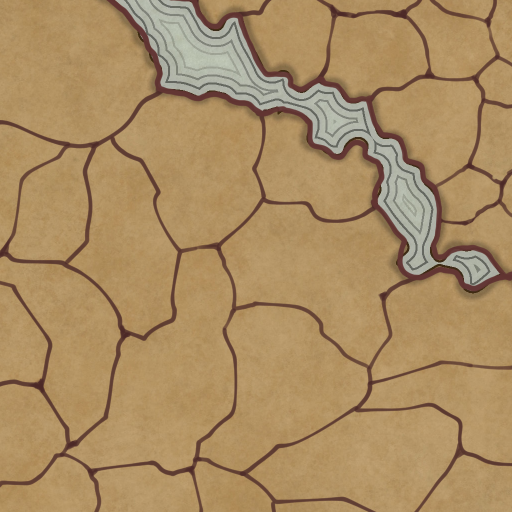
#> input picture outputs/map1024/input.png, 1024 x 1024 px, given in place of map.png, which was not available (shown at 1/2 size)
$ jupyter execute Thickening.ipynb   (shell and % lines are left out)
#> lines starting #> are read from the running program, lines starting #| are printed output that depends on the picture; after the words box and inside, x2 and y2 are one past the last pixel; in counts of white or black regions, pixels touching at a corner belong together; pictures that were not available may be replaced by others from this repository, and a replacement may not be noted
### scripts/shader_map_generation/image_processes.py
from skimage import feature, morphology
import numpy as np
import cv2
import os
import numpy as np
from skimage import morphology
from skimage.morphology import medial_axis
from skimage.util import invert
from skimage.io import imread
import json
import os
import random
from IPython.display import display
from PIL import Image


# [89 lines left out: functions convertToRGB, convertToGray, threshold, canny, imreadGrayNormalized, getContours and 3 more, not called in this run]


# Need a 0-1 array -> bool array
def skeletonize(grayNormalizedImg, sensitivity, display=False, shouldInvert=True):
    binary_image = grayNormalizedImg > sensitivity
    binary_image = invert(binary_image)
    skeleton, distance = medial_axis(binary_image, return_distance=True)
    if (shouldInvert):
        skeleton = invert(skeleton)
    if display:
        show(skeleton)
    return skeleton


def hex_to_rgba(hex_color):
    if hex_color.startswith('#'):
        hex_color = hex_color[1:]
    if len(hex_color) == 6:
        r, g, b = int(hex_color[:2], 16), int(
            hex_color[2:4], 16), int(hex_color[4:6], 16)
        return [r/255.0, g/255.0, b/255.0, 1.0]


def show(img):
    pilImage = Image.fromarray(img)
    display(pilImage)


# [38 lines left out: functions printArrayType, alphaSubtraction, alphaSubstractionWithThreshold, createBlankImage, not called in this run]


# Thickening
def dilatation(img, kernelSize, display=False):
    kernel = np.ones((kernelSize, kernelSize), np.uint8)
    img_dilated = cv2.dilate(img, kernel, iterations=1)
    if display:
        show(img_dilated)
    return img_dilated


def blur(img, kernelSize, display=False):
    kernel = np.ones((kernelSize, kernelSize), np.float32) / (kernelSize**2)
    img_blurred = cv2.filter2D(img, -1, kernel)
    if display:
        show(img_blurred)
    return img_blurred


# Funny use of DILATATION to remove borders
def removeLines(img, kernelSize, display=False):
    kernel = np.ones((kernelSize, kernelSize), np.uint8)
    dil = cv2.dilate(img, kernel, iterations=3)
    if display:
        show(dil)


def toRgba(img):
    color_channel = cv2.cvtColor(img, cv2.COLOR_GRAY2RGB)
    # color_channel only white pixels
    color_channel[color_channel > 0] = 255
    alpha_channel = img.copy()  # Use grayscale image as alpha channel
    alpha_channel = alpha_channel.astype(
        img.dtype)  # Ensure data type consistency
    black_pixels_mask = cv2.inRange(img, 0, 20)
    alpha_channel[black_pixels_mask == 255] = 0
    res = cv2.merge((color_channel, alpha_channel))
    return res


def normalizeBlurredImage(img, percentilTreshold, display=False):
    # Filter out black pixels
    non_black_pixels = img[img > 0]
    # mean_color = np.mean(non_black_pixels)
    threshold = np.percentile(non_black_pixels, percentilTreshold)
    # Each pixel above this threshold are white
    normalized_pixels = np.where(
        non_black_pixels > threshold, 255, non_black_pixels / threshold * 255)
    img_normalized = img.copy()
    img_normalized[img_normalized > 0] = normalized_pixels.astype(np.uint8)
    blur_rgba = toRgba(img_normalized)
    if display:
        print("Threshold:", threshold)
        show(blur_rgba)
    return blur_rgba


def superpose(background, foreground):
    copied_image = background.copy()

    # Get the alpha channel of the target image
    target_alpha = foreground[:, :, 3] / 255.0

    # Replace the pixels in the copied image
    copied_image[target_alpha != 0] = foreground[target_alpha != 0]

    return copied_image


def test(skeleton, kernelSize, display=False):
    def dilate(binary_image, alpha, kernelSize):
        img = (binary_image * alpha).astype(np.uint8)
        kernel = np.ones((kernelSize, kernelSize), np.uint8)
        return cv2.dilate(img, kernel, iterations=1)
    dilatation1 = toRgba(dilate(skeleton, 255, 3))
    dilatation2 = toRgba(dilate(skeleton, 153, 4))
    dilatation3 = toRgba(dilate(skeleton, 91, 5))
    dilatation4 = toRgba(dilate(skeleton, 55, 6))
    composition = superpose(dilatation4, superpose(
        dilatation3, superpose(dilatation2, dilatation1)))
    if display:
        show(composition)
    return composition


# The best formula I found was base on dilatation + blur
def thickening(skeleton, dilatationKernelSize, blurKernelSize, normalizationPercentilThreshold, color=[1, 1, 1, 1], display=False, displayIntermediateSteps=False):
    skeleton_uint8 = (skeleton * 255).astype(np.uint8)
    dilatationImg = dilatation(
        skeleton_uint8, dilatationKernelSize, displayIntermediateSteps)
    blurImg = blur(dilatationImg, blurKernelSize, displayIntermediateSteps)
    norm = normalizeBlurredImage(
        blurImg, normalizationPercentilThreshold, displayIntermediateSteps)
    colored_norm = norm * color
    colored_norm = colored_norm.astype(np.uint8)
    if display:
        show(colored_norm)
    return colored_norm

### scripts/shader_map_generation/utils.py
import json
import os
import random
from IPython.display import display
from PIL import Image
import cv2
import numpy as np


def show(img):
    pilImage = Image.fromarray(img)
    display(pilImage)


def saveCVImage(path, fileName, img, code=cv2.COLOR_BGR2RGBA):
    cv2.imwrite(os.path.join(path, fileName),
                cv2.cvtColor(img, cv2.COLOR_BGR2RGBA))


# [56 lines left out: functions getHexRandomColor, getRandomColor, generateRandomName, not called in this run]


def saveBinaryImage(path, image):
    cv2.imwrite(path, (image * 255).astype(np.uint8))


# [5 lines left out: function writeJson, not called in this run]

### scripts/shader_map_generation/notebooks/Thickening.ipynb
[cell 1]
import sys
sys.path.append('..')

from utils import show
import image_processes as imgp
import map_processes as mapp
import utils as ut
import numpy as np
import cv2
import os
import numpy as np
from skimage.morphology import medial_axis
from skimage.util import invert
from skimage.io import imread
import json

[cell 2]
imgName = 'map.png'
texturePath = '../../../textures/map512/'
outputPath = '../../../outputs/'
projectName = 'thickening'
outputPath = os.path.join(outputPath, projectName)

imgPath = os.path.join(texturePath, imgName)

image = imread(imgPath, as_gray=True)
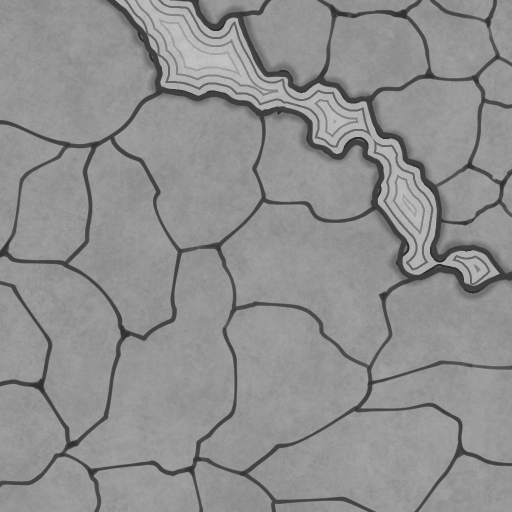
#> image: shape (1024, 1024) float64 (shown at 1/2 size); min 0.161, max 0.793, mean 0.564

height, width = image.shape
#> height = 1024; width = 1024
# imgSize = (250, 250)
imgSize = (width, height)
#> imgSize = (1024, 1024)
image = cv2.resize(image, imgSize)

if not os.path.exists(outputPath):
    os.makedirs(outputPath)

# Copy imgPath as input.png
inputPath = os.path.join(outputPath, 'input.png')
cv2.imwrite(inputPath, cv2.cvtColor(imread(imgPath), cv2.COLOR_BGR2RGB))

[cell 3]
# ut.show((image * 255).astype(np.uint8))

[cell 4]
# Skeletonize
skeleton = imgp.skeletonize(image, 0.35, True, False)
#> in skeletonize, `binary_image = grayNormalizedImg > sensitivity`:
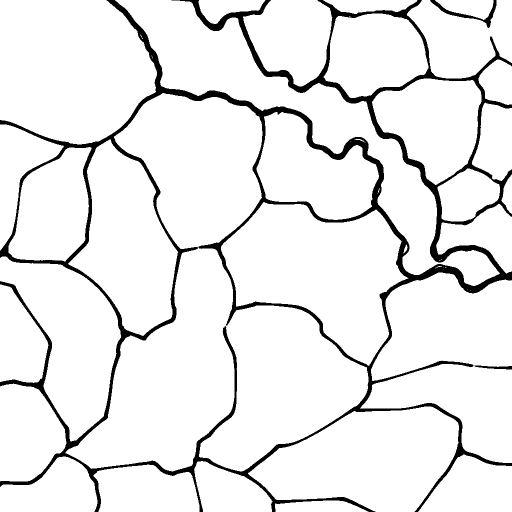
#> binary_image: shape (1024, 1024) bool (shown at 1/2 size); 92.3% white; 3 black regions, box (x1, y1, x2, y2) and area: (0, 0, 1024, 1024) 78847, (860, 0, 993, 56) 1164, (948, 731, 1024, 739) 340
#> in skeletonize, `skeleton, distance = medial_axis(binary_image, return_distance=True)`: skeleton: shape (1024, 1024) bool; 0.95% white in thin lines or dots
#> in show, `pilImage = Image.fromarray(img)`: pilImage: PIL image 1024x1024 1; 0.95% white in thin lines or dots
skeleton_uint8 = (skeleton * 255).astype(np.uint8)
ut.saveCVImage(outputPath, 'skeleton.png', skeleton_uint8)

[cell 5]
# DILATATION
imgDilated = imgp.dilatation(skeleton_uint8, 4, True)
#> in dilatation, `img_dilated = cv2.dilate(img, kernel, iterations=1)`: img_dilated: shape (1024, 1024); 4.9% white; 2 white regions, box (x1, y1, x2, y2) and area: (0, 0, 1024, 1024) 50299, (859, 0, 993, 51) 832
ut.saveCVImage(outputPath, 'simpleDilatation.png', imgDilated)

[cell 6]
# Blur
imgBlurred = imgp.blur(skeleton_uint8, 6, True)
#> in blur, `img_blurred = cv2.filter2D(img, -1, kernel)`:
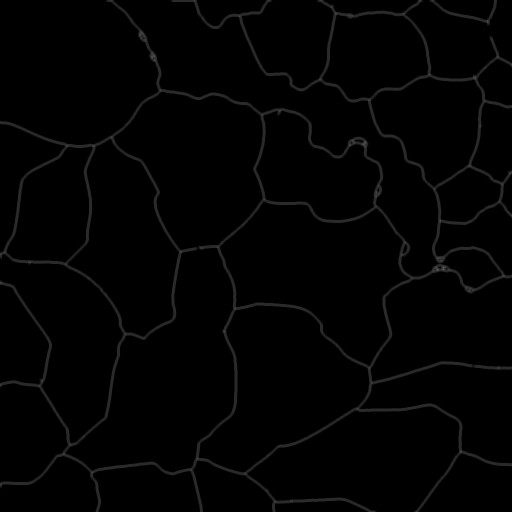
#> img_blurred: shape (1024, 1024) (shown at 1/2 size); min 0, max 92, mean 2.4
ut.saveCVImage(outputPath, 'simpleBlur.png', imgBlurred)

[cell 7]
# Funny use of DILATATION to remove borders
imgp.removeLines(imread(imgPath), 5, False)
#> in removeLines, `kernel = np.ones((kernelSize, kernelSize), np.uint8)`: kernel = [[1, 1, 1, 1, 1], [1, 1, 1, 1, 1], [1, 1, 1, 1, 1], [1, 1, 1, 1, 1], [1, 1, 1, 1, 1]]
#> in removeLines, `dil = cv2.dilate(img, kernel, iterations=3)`:
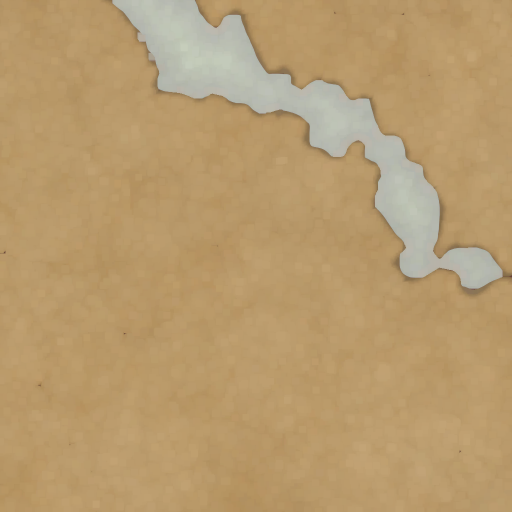
#> dil: shape (1024, 1024, 3) (shown at 1/2 size); mean R, G, B 184.2, 155.4, 110.9

[cell 8]
# Test superposition of dilatations
composition = imgp.test(skeleton, 4, False)
#> in dilate, `return cv2.dilate(img, kernel, iterations=1)`: returned value: shape (1024, 1024); 3.6% white; 3 white regions, box (x1, y1, x2, y2) and area: (0, 0, 1024, 1024) 36820, (859, 0, 992, 50) 606, (947, 730, 1024, 738) 276
#> in dilate (call 2), `img = (binary_image * alpha).astype(np.uint8)`: img: shape (1024, 1024); values 0 (black) and 153 (white), 0.95% white in thin lines or dots
#> in dilate (call 3), `img = (binary_image * alpha).astype(np.uint8)`: img: shape (1024, 1024); values 0 (black) and 91 (white), 0.95% white in thin lines or dots
#> in dilate (call 3), `return cv2.dilate(img, kernel, iterations=1)`: returned value: shape (1024, 1024); values 0 (black) and 91 (white), 6.1% white; 2 white regions, box (x1, y1, x2, y2) and area: (0, 0, 1024, 1024) 63251, (858, 0, 993, 51) 1044
#> in dilate (call 4), `img = (binary_image * alpha).astype(np.uint8)`: img: shape (1024, 1024); values 0 (black) and 55 (white), 0.95% white in thin lines or dots
#> in dilate (call 4), `return cv2.dilate(img, kernel, iterations=1)`: returned value: shape (1024, 1024); values 0 (black) and 55 (white), 7.4% white; 2 white regions, box (x1, y1, x2, y2) and area: (0, 0, 1024, 1024) 76109, (858, 0, 994, 52) 1270
#> in toRgba (call 4), `color_channel[color_channel > 0] = 255`:
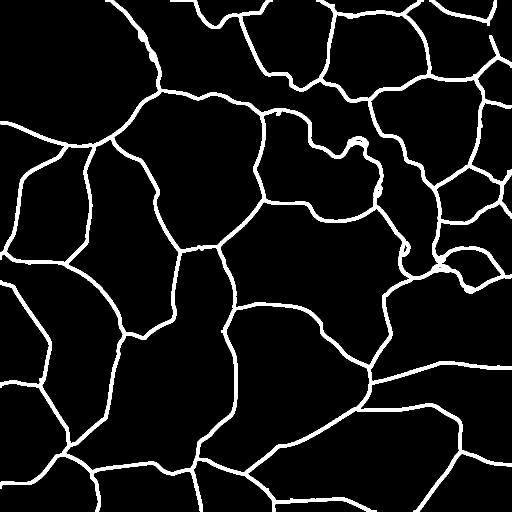
#> color_channel: shape (1024, 1024, 3) (shown at 1/2 size); 7.4% white; 2 white regions, box (x1, y1, x2, y2) and area: (0, 0, 1024, 1024) 76109, (858, 0, 994, 52) 1270
#> in superpose, `copied_image[target_alpha != 0] = foreground[target_alpha != 0]`: copied_image: shape (1024, 1024, 4); mean B, G, R, A 12.4, 12.4, 12.4, 11.1
#> in superpose (call 2), `copied_image[target_alpha != 0] = foreground[target_alpha != 0]`:
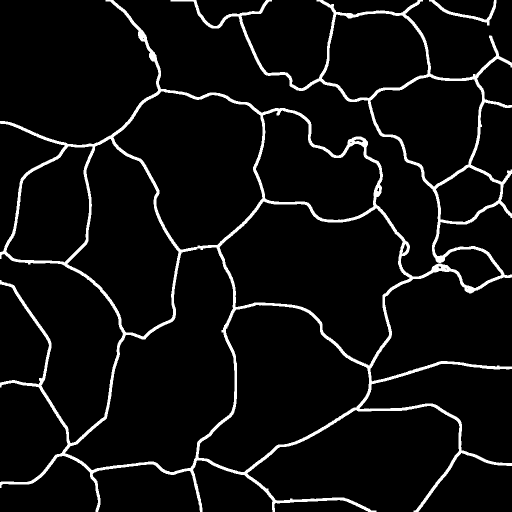
#> copied_image: shape (1024, 1024, 4) (shown at 1/2 size); mean B, G, R, A 15.6, 15.6, 15.6, 12.3
#> in superpose (call 3), `copied_image[target_alpha != 0] = foreground[target_alpha != 0]`:
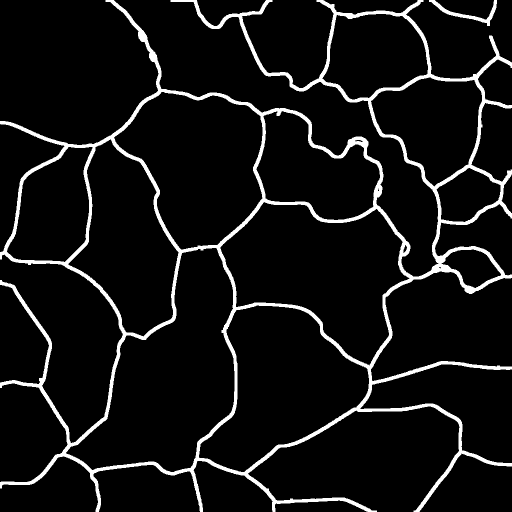
#> copied_image: shape (1024, 1024, 4) (shown at 1/2 size); mean B, G, R, A 18.8, 18.8, 18.8, 13
cv2.imwrite(os.path.join(outputPath, 'composition.png'), composition);

[cell 9]
# Normalize blurred image
blur = imgp.blur(skeleton_uint8, 10, False)
blur_rgba = imgp.normalizeBlurredImage(blur, 80, True)
#> in normalizeBlurredImage, `threshold = np.percentile(non_black_pixels, percentilTreshold)`: threshold = 25
#> in normalizeBlurredImage, `img_normalized[img_normalized > 0] = normalized_pixels.astype(np.uint8)`:
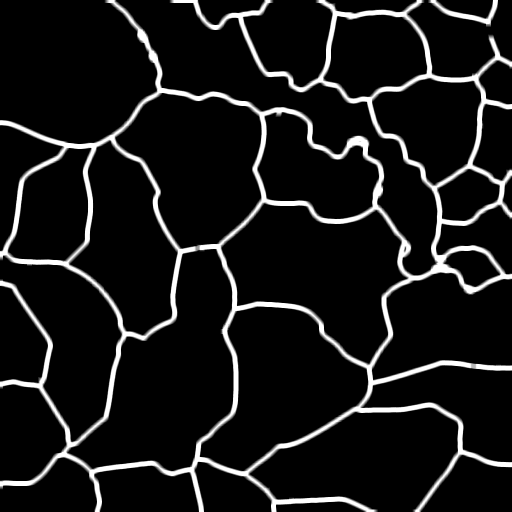
#> img_normalized: shape (1024, 1024) (shown at 1/2 size); min 0, max 255, mean 23.5
#> in toRgba (call 5), `color_channel[color_channel > 0] = 255`:
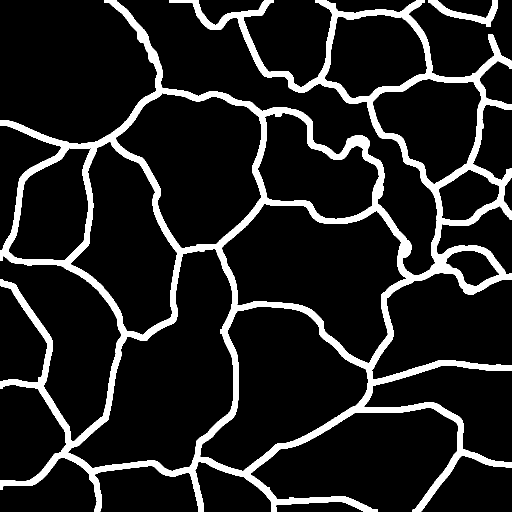
#> color_channel: shape (1024, 1024, 3) (shown at 1/2 size); 12.3% white; 2 white regions, box (x1, y1, x2, y2) and area: (0, 0, 1024, 1024) 126435, (856, 0, 996, 54) 2143
#> in toRgba (call 5), `res = cv2.merge((color_channel, alpha_channel))`:
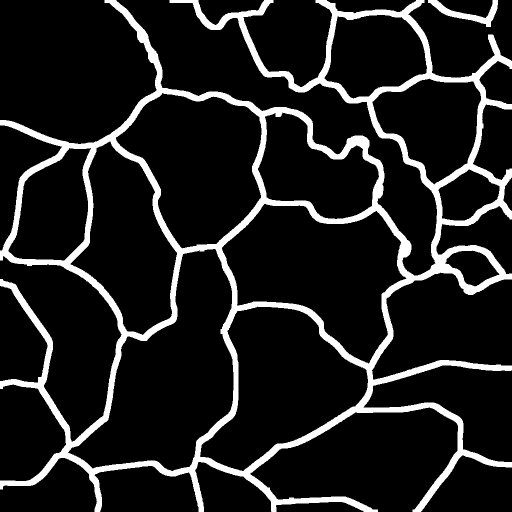
#> res: shape (1024, 1024, 4) (shown at 1/2 size); mean B, G, R, A 31.3, 31.3, 31.3, 23.5
#| Threshold: 25.0
cv2.imwrite(os.path.join(outputPath, 'blurred.png'), blur_rgba)
#> Out = True

[cell 10]
# Thickening
color = imgp.hex_to_rgba("#614338")
normalizedBlurredDilatedImg = imgp.thickening(
    skeleton, 8, 4, 80, color, True, False)
ut.saveCVImage(outputPath, 'thickening.png',
               normalizedBlurredDilatedImg)
